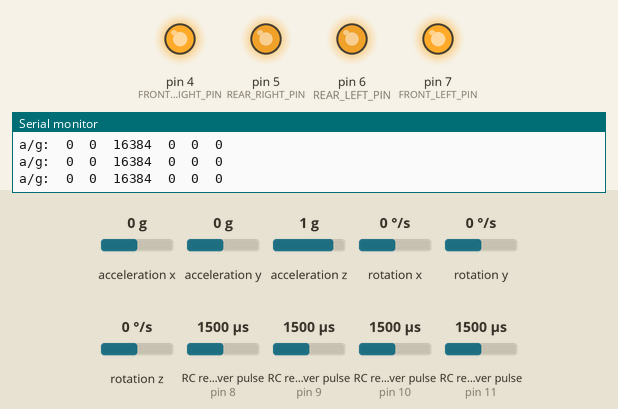
This sketch was run on a simulated Arduino Uno, built with avr-gcc and run on an emulated ATmega328P. Shown: output pins drawn as LEDs (lit = HIGH), the last lines printed to the serial monitor. Wiring (inferred from the names in the program): 4 × RC receiver channel: data pin 8 / data pin 9 / data pin 10 / data pin 11. Dashed ring = blinking. The inputs (shaded band) are chosen by the test bench; at power-on: RC receiver pulse (sensors on pin 8, pin 9, pin 10, pin 11) 1500 µs, acceleration z 1 g, rotation x 0 °/s, acceleration x 0 g, acceleration y 0 g, rotation y 0 °/s, rotation z 0 °/s.

Above: at 1.2 s.
1.3 s: RC receiver pulse (sensor on pin 8) set to 1980 µs
4.3 s: acceleration z set to 0 g
7.3 s: rotation x set to 100 °/s
At 8.76 s:
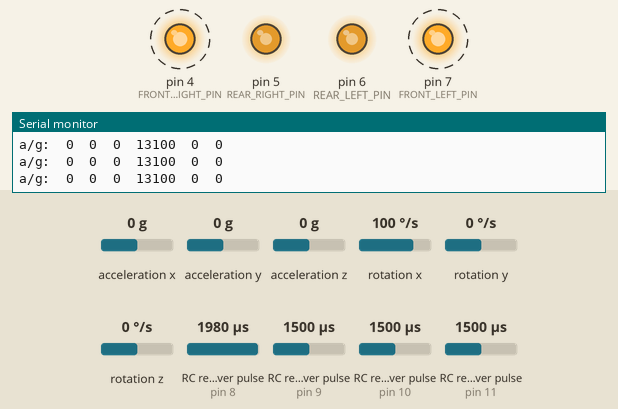
10.3 s: RC receiver pulse (sensor on pin 8) set to 1020 µs
13.3 s: acceleration x set to 0.8 g
At 15.09 s:
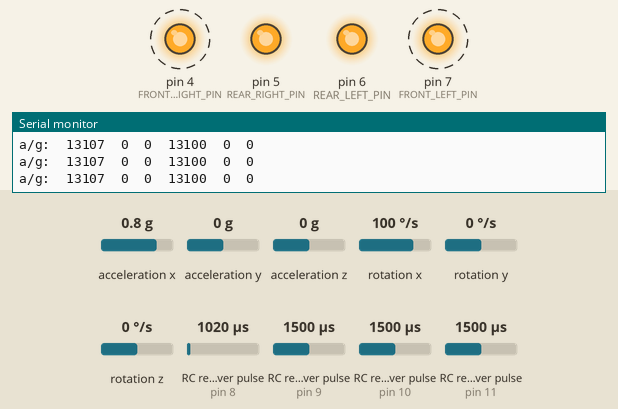
16.3 s: acceleration y set to -1.4 g
Timing chart, 0 to 20.3 s (numbered marks = the images above; inputs shaded):
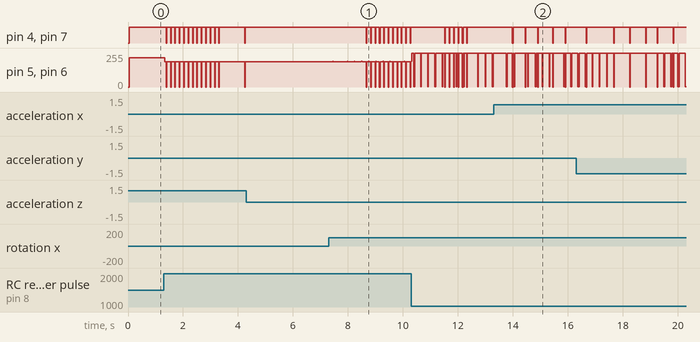

Measured:
- after the input at 4.3 s, pin 4 (FRONT_RIGHT_PIN), pin 7 (FRONT_LEFT_PIN): stops changing and stays HIGH; pin 5 (REAR_RIGHT_PIN), pin 6 (REAR_LEFT_PIN): stops changing and stays 189/255
- after the input at 7.3 s, pin 4 (FRONT_RIGHT_PIN), pin 7 (FRONT_LEFT_PIN): alternates HIGH for 0.14 s and LOW for 0.02 s, starting after 1.4 s
- after the input at 13.3 s, pin 4 (FRONT_RIGHT_PIN), pin 7 (FRONT_LEFT_PIN): alternates HIGH for 0.44 s and LOW for 0.02 s, starting after 0.69 s

The sketch:

MAIN.ino
```cpp
#include <Wire.h>
#include <MPU6050.h> // Library for MPU-6050

#define RECEIVER_PIN_THROTTLE 8
#define RECEIVER_PIN_ROLL 9
#define RECEIVER_PIN_PITCH 10
#define RECEIVER_PIN_YAW 11

#define FRONT_RIGHT_PIN 4
#define REAR_RIGHT_PIN 5
#define REAR_LEFT_PIN 6
#define FRONT_LEFT_PIN 7

MPU6050 mpu;

void setup() {
  Wire.begin();
  Serial.begin(9600);

  // Initialize ESC pins
  pinMode(FRONT_RIGHT_PIN, OUTPUT);
  pinMode(REAR_RIGHT_PIN, OUTPUT);
  pinMode(REAR_LEFT_PIN, OUTPUT);
  pinMode(FRONT_LEFT_PIN, OUTPUT);

  // Calibrate MPU-6050
  mpu.initialize();
  mpu.calibrateGyro();
}

void loop() {
  // Read receiver inputs
  int throttle = pulseIn(RECEIVER_PIN_THROTTLE, HIGH, 20000);
  int roll = pulseIn(RECEIVER_PIN_ROLL, HIGH, 20000);
  int pitch = pulseIn(RECEIVER_PIN_PITCH, HIGH, 20000);
  int yaw = pulseIn(RECEIVER_PIN_YAW, HIGH, 20000);

  // Map receiver inputs to ESC outputs
  int frontRightSpeed = map(throttle, 1000, 2000, 1000, 2000);
  int rearRightSpeed = map(throttle, 1000, 2000, 1000, 2000);
  int rearLeftSpeed = map(throttle, 1000, 2000, 1000, 2000);
  int frontLeftSpeed = map(throttle, 1000, 2000, 1000, 2000);

  // Control ESCs
  analogWrite(FRONT_RIGHT_PIN, frontRightSpeed);
  analogWrite(REAR_RIGHT_PIN, rearRightSpeed);
  analogWrite(REAR_LEFT_PIN, rearLeftSpeed);
  analogWrite(FRONT_LEFT_PIN, frontLeftSpeed);

  // Print sensor data for calibration
  printData();
}

void printData() {
  // Read and print accelerometer and gyroscope data
  int16_t ax, ay, az;
  int16_t gx, gy, gz;

  mpu.getMotion6(&ax, &ay, &az, &gx, &gy, &gz);

  Serial.print("a/g:\t");
  Serial.print(ax); Serial.print("\t");
  Serial.print(ay); Serial.print("\t");
  Serial.print(az); Serial.print("\t");
  Serial.print(gx); Serial.print("\t");
  Serial.print(gy); Serial.print("\t");
  Serial.println(gz);
}
```
